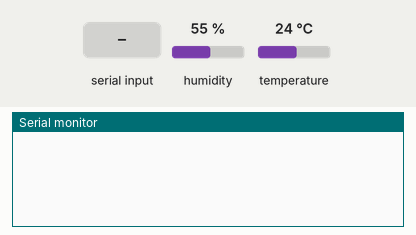
A sketch run on a simulated Arduino Uno, built with avr-gcc and run on an emulated ATmega328P. Shown: the last lines printed to the serial monitor. Inputs (shaded band) come from the test bench; at power-on: humidity 55 %, temperature 24 °C.

Above: at 1.2 s.
1.3 s: "1" received over Serial
At 1.9 s:
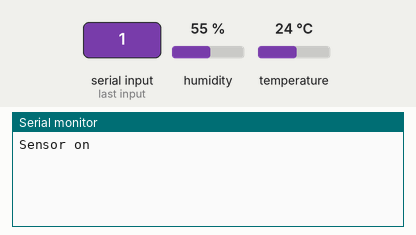
3.5 s: "0" received over Serial
At 4.1 s:
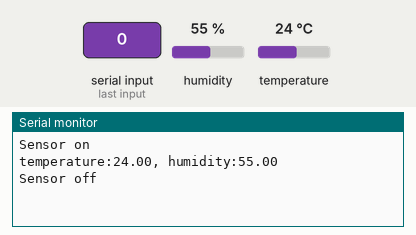

The sketch:

thermometer.ino
```cpp
#include <DHT11.h>
int pin=2;    // 연결한 아두이노 디지털 핀 번호
DHT11 dht11(pin);

unsigned long prev_time = 0L;
const int READ_INTERVAL = 2000;
boolean is_on = true;

void setup() {
   Serial.begin(9600);
}

void loop() {
  unsigned long current_time = millis();

  // Read sensor every 2 sec.
  if(current_time > prev_time + READ_INTERVAL && is_on) {
    int err;
    float temp, humi;
    if((err=dht11.read(humi, temp))==0) {
      Serial.print("temperature:");
      Serial.print(temp);
      Serial.print(", humidity:");
      Serial.print(humi);
      Serial.println();
    } else {
      Serial.println();
      Serial.print("Error No :");
      Serial.print(err);
      Serial.println();
    }
    prev_time = current_time;
  }

  if(Serial.available()) {
    char received = Serial.read();
    if(received == '1') {
      is_on = true;
      Serial.println("Sensor on");
    }
    else if(received == '0') {
      is_on = false;
      Serial.println("Sensor off");
    }
  }
}
```

Measured:
- after the input at 1.3 s, the serial monitor: prints a new line at once (image 1)
- after the input at 3.5 s, the serial monitor: prints a new line at once (image 2)
